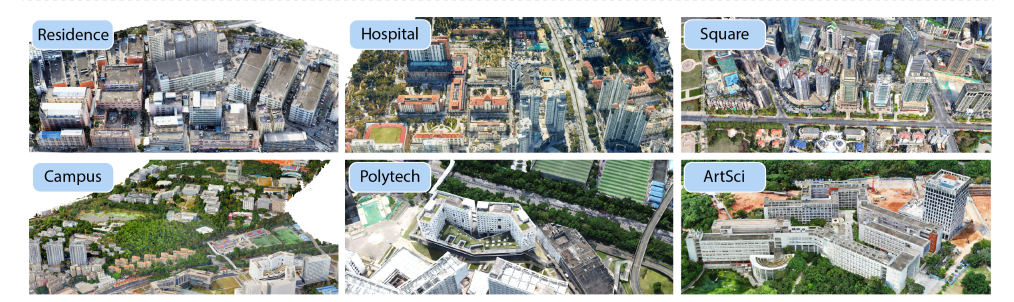
#> input picture dataset.png, 2027 x 603 px (shown at 1/2 size)
$ python downscale_images.py --images .. --out out.png
#> lines starting #> are read from the running program, lines starting #| are printed output that depends on the picture
r"""
downscale_images.py  ·  把去畸变原图预先降采样到磁盘，供【大图集】惰性加载训练

背景（scene03 实测，1202 张 8285x5483 原图）：
  · PGSR 的 preload_img=True 会把【全部】训练图解码进内存：401 张勉强、601 张就把
    系统内存榨干（表现为 CUDA 明明剩 14GB 却分配不出 116MB —— Windows WDDM 下显存
    分配需要系统内存做后备），1202 张直接 MemoryError。
  · 关掉预载改惰性加载虽然不吃内存，但每步都要解码 45MP 原图（~400ms），只有 1.8 it/s。
解法：预先把图降到【训练分辨率】写到磁盘。惰性加载解码的就是小图（~25ms），
  降低图像解码开销和内存压力，于是可以【用满全部视角】而不必抽样。

用法（在 E:\lowalt3d 下）：
  python scripts\downscale_images.py --images data\scene03\images --out data\scene03\images_4 -r 4

之后训练指向新目录，**-r 仍然填 4**（PGSR 的分辨率取自 COLMAP 内参而非图片实际尺寸，
填 4 才会算出与本脚本一致的目标尺寸，使训练时的 resize 成为空操作；若填 1 会把小图
放大回原始 45MP）：
  python train.py -s ..\..\data\scene03 -m ..\..\outputs\scene03_pgsr_hq ^
      -i images_4 -r 4 --iterations 30000 --data_device cpu

（旧版这里曾示范 `--ncc_scale 0.5 --max_all_points 3000000 --max_abs_split_points 0
  --opacity_cull_threshold 0.05`，四个都别再抄：前者是【除数】，0.5 会把 NCC 图上采样 4× 更吃显存；
  后三个是压显存旋钮，方向全反，拿植被/薄结构完整度换显存。见 场景2_优化方案_完整版 §0.1。
  大场景显存不够走分块：scripts\split_scene.py）

注意：文件名必须与 COLMAP 记录一致（含扩展名），本脚本原样保留。
"""
import os
import glob
import argparse
import tempfile

_EXTS = ("*.JPG", "*.jpg", "*.JPEG", "*.jpeg", "*.png", "*.PNG", "*.tif", "*.tiff")


def _resize_one(task):
    """降采样单张图。返回 (文件名, 原尺寸, 新尺寸, 错误信息或 None)。"""
    from PIL import Image
    src, dst, r, quality = task
    tmp = None
    try:
        with Image.open(src) as im:
            w, h = im.size
#> w = 2027; h = 603
            # 取整方式与 PGSR utils/camera_utils.py::loadCam 一致，
            # 使训练时 PILtoTorch 的 resize 成为空操作
            tw, th = round(w / r), round(h / r)
#> tw = 507; th = 151
            if min(tw, th) < 1:
                raise ValueError(f"降采样后尺寸无效: {tw}x{th}")
            is_jpeg = os.path.splitext(dst)[1].lower() in (".jpg", ".jpeg")
            if is_jpeg and im.mode != "RGB":
                im = im.convert("RGB")          # JPEG 不支持 alpha
            out = im.resize((tw, th), Image.LANCZOS)
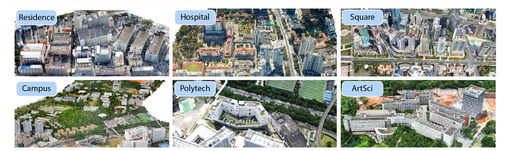
#> out: PIL image 507x151 RGBA; mean R, G, B, A 155.1, 159.8, 153.5, 255
            # 完整写出后才替换目标，避免中断后留下半张图并在续跑时跳过。
            fd, tmp = tempfile.mkstemp(prefix=".downscale-", suffix=os.path.splitext(dst)[1],
                                       dir=os.path.dirname(dst))
            os.close(fd)
            if is_jpeg:
                out.save(tmp, quality=quality, subsampling=0)   # 4:4:4，避免色度下采样伤分割/材质
            else:
                out.save(tmp)
            out.close()
            os.replace(tmp, dst)
            tmp = None
        return (os.path.basename(src), (w, h), (tw, th), None)
    except Exception as e:
        return (os.path.basename(src), None, None, repr(e)[:120])
    finally:
        if tmp is not None and os.path.exists(tmp):
            os.remove(tmp)


def _valid_output(src, dst, r):
    """续跑时仅跳过尺寸正确、可解码且不早于源图的输出。"""
    from PIL import Image
    try:
        if os.path.getmtime(dst) < os.path.getmtime(src):
            return False
        with Image.open(src) as original:
            expected = tuple(round(n / r) for n in original.size)
        with Image.open(dst) as result:
            if result.size != expected or min(expected) < 1:
                return False
            result.load()
        return True
    except (OSError, ValueError):
        return False


def main():
    ap = argparse.ArgumentParser(description="预降采样图像到训练分辨率（大图集惰性加载用）")
    ap.add_argument("--images", required=True, help=r"去畸变原图目录，如 data\scene03\images")
    ap.add_argument("--out", required=True, help=r"输出目录，如 data\scene03\images_4")
    ap.add_argument("-r", "--resolution", type=int, choices=(1, 2, 4, 8), default=4,
                    help="降采样倍率，与训练时的 -r 保持一致（默认 4）")
    ap.add_argument("--quality", type=int, default=95, help="JPEG 质量（默认 95）")
    ap.add_argument("--workers", type=int, default=0, help="并行进程数，0=自动（最多4个，控制大图内存占用）")
    ap.add_argument("--overwrite", action="store_true", help="覆盖已存在的输出（默认跳过，便于断点续跑）")
    args = ap.parse_args()
    if not 1 <= args.quality <= 100:
        ap.error("--quality 必须在 1 到 100 之间")
    if args.workers < 0:
        ap.error("--workers 不能为负数")
    if not os.path.isdir(args.images):
        ap.error(f"输入目录不存在: {args.images}")
    if os.path.normcase(os.path.realpath(args.images)) == os.path.normcase(os.path.realpath(args.out)):
        ap.error("输入与输出目录不能相同，以免覆盖原图")

    from concurrent.futures import ProcessPoolExecutor

    srcs = sorted({os.path.abspath(p) for e in _EXTS
                   for p in glob.glob(os.path.join(args.images, e))})
    if not srcs:
        print(f"[失败] {args.images} 下没找到图片")
        return 1
    os.makedirs(args.out, exist_ok=True)

    tasks, skipped = [], 0
    for s in srcs:
        dst = os.path.join(args.out, os.path.basename(s))    # 文件名原样保留，COLMAP 要靠它匹配
        if not args.overwrite and _valid_output(s, dst, args.resolution):
            skipped += 1
            continue
        tasks.append((s, dst, args.resolution, args.quality))

    print(f"源图 {len(srcs)} 张，待处理 {len(tasks)}，已存在跳过 {skipped}")
    if not tasks:
        print("[完成] 全部已存在，无需处理（要重做请加 --overwrite）")
        return

    nw = min(len(tasks), args.workers if args.workers > 0 else min(4, max(1, (os.cpu_count() or 4) - 1)))
    print(f"并行进程 {nw}，降采样 1/{args.resolution} …")

    done, errs, first = 0, [], None
    with ProcessPoolExecutor(max_workers=nw) as ex:
        for name, osz, nsz, err in ex.map(_resize_one, tasks, chunksize=4):
            done += 1
            if err:
                errs.append((name, err))
            elif first is None:
                first = (osz, nsz)
            if done % max(1, len(tasks) // 20) == 0 or done == len(tasks):
                print(f"  {done}/{len(tasks)}")
#> after the loop, done = 1; errs = []; first = ((2027, 603), (507, 151))

    if first:
        print(f"\n尺寸: {first[0][0]}x{first[0][1]} -> {first[1][0]}x{first[1][1]}")
#| 尺寸: 2027x603 -> 507x151
    if errs:
        print(f"[警告] {len(errs)} 张失败：")
        for n, e in errs[:5]:
            print(f"  {n}: {e}")

    ok = len(tasks) - len(errs) + skipped
#> ok = 1
    print(f"\n[导出] {args.out}（可用 {ok} 张）")
#| [导出] out.png（可用 1 张）
    print(f"训练时加 -i {os.path.basename(os.path.normpath(args.out))} -r {args.resolution}"
          f"，并【不要】加 --preload_img（按需加载，降低内存占用）")
    return 1 if errs else 0


if __name__ == "__main__":
    raise SystemExit(main())
#> (the program exits here)
